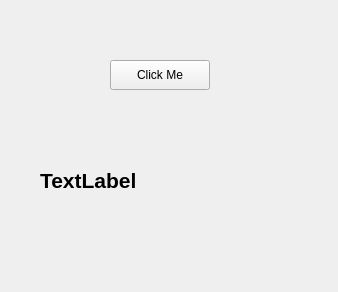
<?xml version="1.0" encoding="UTF-8"?>
<ui version="4.0">
 <class>Widget</class>
 <widget class="QWidget" name="Widget">
  <property name="geometry">
   <rect>
    <x>0</x>
    <y>0</y>
    <width>338</width>
    <height>292</height>
   </rect>
  </property>
  <property name="windowTitle">
   <string>Widget</string>
  </property>
  <property name="styleSheet">
   <string notr="true">QWidget{
background-color: &quot;#defcff&quot;
}

QPushButton{
background-color:&quot;green&quot;
}

QLabel{
color:&quot;red&quot;
}</string>
  </property>
  <widget class="QPushButton" name="pushButton">
   <property name="geometry">
    <rect>
     <x>110</x>
     <y>60</y>
     <width>100</width>
     <height>30</height>
    </rect>
   </property>
   <property name="styleSheet">
    <string notr="true"/>
   </property>
   <property name="text">
    <string>Click Me</string>
   </property>
  </widget>
  <widget class="QLabel" name="label">
   <property name="geometry">
    <rect>
     <x>40</x>
     <y>140</y>
     <width>271</width>
     <height>81</height>
    </rect>
   </property>
   <property name="font">
    <font>
     <pointsize>16</pointsize>
     <bold>true</bold>
    </font>
   </property>
   <property name="text">
    <string>TextLabel</string>
   </property>
  </widget>
 </widget>
 <resources/>
 <connections/>
</ui>
